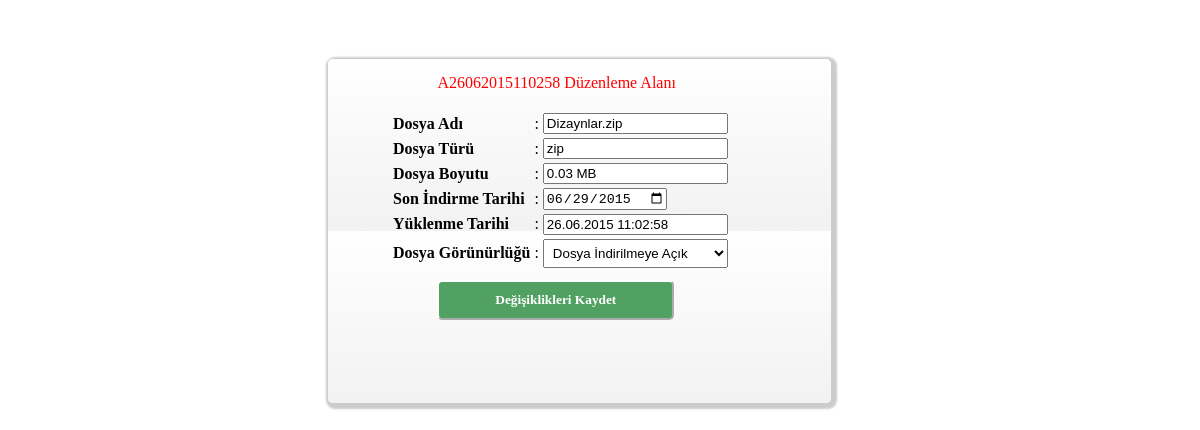
Page /update.php?v=A26062015110258 on the committed database.
### tables this page shows
CREATE TABLE IF NOT EXISTS `uploads` (
  `dosyaKodu` varchar(15) NOT NULL,
  `dosyaAdi` varchar(255) NOT NULL,
  `dosyaTur` varchar(255) NOT NULL,
  `dosyaBoyut` int(11) NOT NULL,
  `yuklenmeTarih` varchar(255) NOT NULL,
  `sonTarih` varchar(255) NOT NULL,
  `gorunurluk` int(11) NOT NULL,
  `kopyasiVarmi` int(11) NOT NULL,
  `silinmisMi` int(11) NOT NULL,
  PRIMARY KEY (`dosyaKodu`)
);

### update.php (the view, shortened to what this page needs)
<html>
<head>
	<link rel="stylesheet" href="css/update.css" />
</head>
<body>
	<?php
		$gelenkayit = $_GET["v"];
		$sorgu = @mysql_query("SELECT * FROM uploads WHERE dosyaKodu = '$gelenkayit'");
		$gelenveri = @mysql_fetch_assoc($sorgu);
		if($gelenveri){ ?>
		<div class="ortaKisim">
			<span><?=$_GET["v"]?> Düzenleme Alanı</span>
			<form name="updateForm" method="post" action="index.php?s=updateSonuc">
				<table>
					<tr>
						<td></td>
						<td></td>
						<td><input type="hidden" name="dKodu" value="<?=$gelenveri["dosyaKodu"]?>"/></td>
					</tr>
					<tr>
						<td><b>Dosya Adı</b></td>
						<td>:</td>
						<td><input type="text" name="dAdi" value="<?=$gelenveri["dosyaAdi"]?>" readonly/></td>
					</tr>
					<tr>
						<td><b>Dosya Türü</b></td>
						<td>:</td>
						<td><input type="text" name="dTuru" value="<?=$gelenveri["dosyaTur"]?>" readonly/></td>
					</tr>
					<tr>
						<td><b>Dosya Boyutu</b></td>
						<td>:</td>
						<td><input type="text" name="dBoyut" value="<?=round(($gelenveri["dosyaBoyut"]/1000000),2)." MB"?>" readonly/></td>
					</tr>
					<tr>
						<td><b>Son İndirme Tarihi</b></td>
						<td>:</td>
						<td><input type="date" name="kSure" value="<?=$gelenveri["sonTarih"]?>"/></td>
					</tr>
					<tr>
						<td><b>Yüklenme Tarihi</b></td>
						<td>:</td>
						<td><input type="text" name="yTarih" value="<?=$gelenveri["yuklenmeTarih"]?>"/></td>
					</tr>
					<tr>
						<td><b>Dosya Görünürlüğü</b></td>
						<td>:</td>
						<td>
							<select size="1" name="gorunurluk">
								<option value="1" <?=$gelenveri["gorunurluk"] == 1 ? ' selected' : null?>>Dosya İndirilmeye Açık</option>
							</select>
						</td>
					</tr>
				</table>
				<input type="submit" value="Değişiklikleri Kaydet" class="kaydet" />
			</form>
		</div>
		<?php
		}else{
			header("Location:index.php?s=adminPanel");
		}
	?>
</body>
</html>

### css/update.css (style rules this page uses)
.ortaKisim { width:40%; height:40%; background-image:url("../images/orta_zemin.png"); background-repeat:round; border-radius:5px; margin-left:27%; padding:15px; margin-top:5%; box-shadow: 2px 2px 2px 4px #ccc; }
select { width:100%; padding:5px; }
.ortaKisim span { color:red; margin-left:20%; }
.ortaKisim table { margin-top:3%; margin-left:10%; }
.kaydet { background:#50A162; color:#fff; border-radius:5px; border-color:#fff; padding:10px; margin-left:20%; margin-top:2%; font-family:"Verdana"; font-weight:bold; cursor:pointer; width:50%; }

### rows in the picture
uploads: dAdi "Dizaynlar.zip", dTuru "zip", dBoyut "0.03 MB", kSure "06/29/2015", yTarih "26.06.2015 11:02:58", gorunurluk "Dosya İndirilmeye Açık"

### other values in the picture
$_GET["v"] "A26062015110258"
